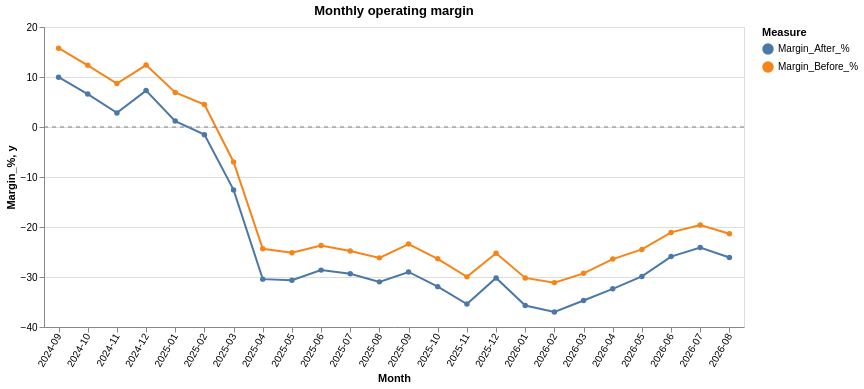

The notebook cell this image was saved under:
### Code cell
m = monthly.reset_index().rename(columns={"index": "Month"})
m_long = m.melt(id_vars="Month", value_vars=["Margin_Before_%", "Margin_After_%"],
                var_name="Measure", value_name="Margin_%")
line = alt.Chart(m_long).mark_line(point=True).encode(
    x=alt.X("Month:O", axis=alt.Axis(labelAngle=-60)), y="Margin_%:Q", color="Measure:N",
    tooltip=["Month", "Measure", alt.Tooltip("Margin_%:Q", format=".1f")])
zero = alt.Chart(pd.DataFrame({"y": [0]})).mark_rule(strokeDash=[4, 4], color="gray").encode(y="y:Q")
(line + zero).properties(title="Monthly operating margin", width=700, height=300)

### Figure 1 — Vega-Lite specification as saved in the notebook (floating-point values rounded to 4 significant figures)
{"config": {"view": {"continuousWidth": 300, "continuousHeight": 300}}, "layer": [{"data": {"name": "data-174ae2470269fa3d7e786bb54960411d"}, "mark": {"type": "line", "point": true}, "encoding": {"color": {"field": "Measure", "type": "nominal"}, "tooltip": [{"field": "Month", "type": "nominal"}, {"field": "Measure", "type": "nominal"}, {"field": "Margin_%", "format": ".1f", "type": "quantitative"}], "x": {"axis": {"labelAngle": -60}, "field": "Month", "type": "ordinal"}, "y": {"field": "Margin_%", "type": "quantitative"}}}, {"data": {"name": "data-a0a55d106695e8d630baff0f16eee66d"}, "mark": {"type": "rule", "color": "gray", "strokeDash": [4, 4]}, "encoding": {"y": {"field": "y", "type": "quantitative"}}}], "height": 300, "title": "Monthly operating margin", "width": 700, "$schema": "https://vega.github.io/schema/vega-lite/v6.4.1.json", "datasets": {"data-174ae2470269fa3d7e786bb54960411d": [{"Month": "2024-09", "Measure": "Margin_Before_%", "Margin_%": 15.76}, {"Month": "2024-10", "Measure": "Margin_Before_%", "Margin_%": 12.33}, {"Month": "2024-11", "Measure": "Margin_Before_%", "Margin_%": 8.684}, {"Month": "2024-12", "Measure": "Margin_Before_%", "Margin_%": 12.39}, {"Month": "2025-01", "Measure": "Margin_Before_%", "Margin_%": 6.92}, {"Month": "2025-02", "Measure": "Margin_Before_%", "Margin_%": 4.5}, {"Month": "2025-03", "Measure": "Margin_Before_%", "Margin_%": -6.988}, {"Month": "2025-04", "Measure": "Margin_Before_%", "Margin_%": -24.37}, {"Month": "2025-05", "Measure": "Margin_Before_%", "Margin_%": -25.15}, {"Month": "2025-06", "Measure": "Margin_Before_%", "Margin_%": -23.71}, {"Month": "2025-07", "Measure": "Margin_Before_%", "Margin_%": -24.79}, {"Month": "2025-08", "Measure": "Margin_Before_%", "Margin_%": -26.17}, {"Month": "2025-09", "Measure": "Margin_Before_%", "Margin_%": -23.42}, {"Month": "2025-10", "Measure": "Margin_Before_%", "Margin_%": -26.37}, {"Month": "2025-11", "Measure": "Margin_Before_%", "Margin_%": -29.97}, {"Month": "2025-12", "Measure": "Margin_Before_%", "Margin_%": -25.26}, {"Month": "2026-01", "Measure": "Margin_Before_%", "Margin_%": -30.18}, {"Month": "2026-02", "Measure": "Margin_Before_%", "Margin_%": -31.12}, {"Month": "2026-03", "Measure": "Margin_Before_%", "Margin_%": -29.27}, {"Month": "2026-04", "Measure": "Margin_Before_%", "Margin_%": -26.41}, {"Month": "2026-05", "Measure": "Margin_Before_%", "Margin_%": -24.49}, {"Month": "2026-06", "Measure": "Margin_Before_%", "Margin_%": -21.08}, {"Month": "2026-07", "Measure": "Margin_Before_%", "Margin_%": -19.59}, {"Month": "2026-08", "Measure": "Margin_Before_%", "Margin_%": -21.36}, {"Month": "2024-09", "Measure": "Margin_After_%", "Margin_%": 9.965}, {"Month": "2024-10", "Measure": "Margin_After_%", "Margin_%": 6.58}, {"Month": "2024-11", "Measure": "Margin_After_%", "Margin_%": 2.823}, {"Month": "2024-12", "Measure": "Margin_After_%", "Margin_%": 7.279}, {"Month": "2025-01", "Measure": "Margin_After_%", "Margin_%": 1.186}, {"Month": "2025-02", "Measure": "Margin_After_%", "Margin_%": -1.526}, {"Month": "2025-03", "Measure": "Margin_After_%", "Margin_%": -12.58}, {"Month": "2025-04", "Measure": "Margin_After_%", "Margin_%": -30.43}, {"Month": "2025-05", "Measure": "Margin_After_%", "Margin_%": -30.65}, {"Month": "2025-06", "Measure": "Margin_After_%", "Margin_%": -28.62}, {"Month": "2025-07", "Measure": "Margin_After_%", "Margin_%": -29.36}, {"Month": "2025-08", "Measure": "Margin_After_%", "Margin_%": -30.97}, {"Month": "2025-09", "Measure": "Margin_After_%", "Margin_%": -28.99}, {"Month": "2025-10", "Measure": "Margin_After_%", "Margin_%": -31.93}, {"Month": "2025-11", "Measure": "Margin_After_%", "Margin_%": -35.41}, {"Month": "2025-12", "Measure": "Margin_After_%", "Margin_%": -30.19}, {"Month": "2026-01", "Measure": "Margin_After_%", "Margin_%": -35.72}, {"Month": "2026-02", "Measure": "Margin_After_%", "Margin_%": -36.98}, {"Month": "2026-03", "Measure": "Margin_After_%", "Margin_%": -34.7}, {"Month": "2026-04", "Measure": "Margin_After_%", "Margin_%": -32.37}, {"Month": "2026-05", "Measure": "Margin_After_%", "Margin_%": -29.89}, {"Month": "2026-06", "Measure": "Margin_After_%", "Margin_%": -25.92}, {"Month": "2026-07", "Measure": "Margin_After_%", "Margin_%": -24.09}, {"Month": "2026-08", "Measure": "Margin_After_%", "Margin_%": -26.11}], "data-a0a55d106695e8d630baff0f16eee66d": [{"y": 0}]}}
